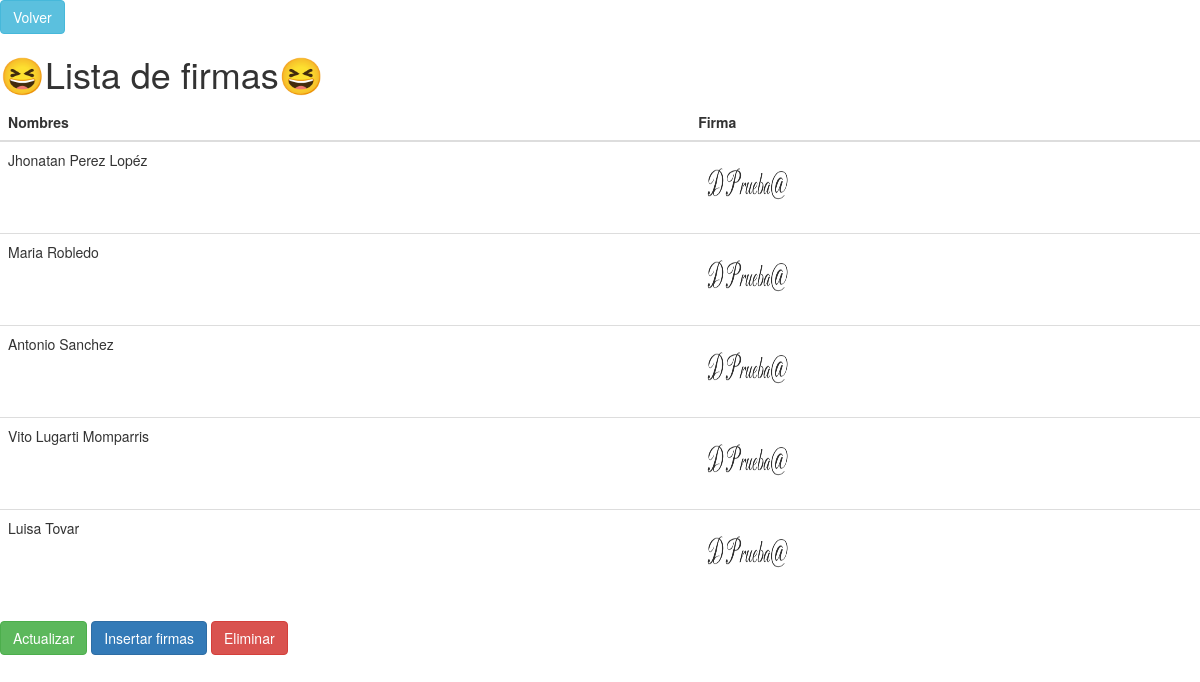
Screenshot of /firmas/lista_firmas with the database file from the repository.
### app/models.py (models this page shows)
class Registro_firma(db.Model):
    __tablename__ = "registro_firma"
    id = db.Column(db.Integer, primary_key=True)
    name1 = db.Column(db.String(150))
    name2 = db.Column(db.String(150))
    name3 = db.Column(db.String(150))
    name4 = db.Column(db.String(150))
    name5 = db.Column(db.String(150))
    firmas = db.Column(MutableList.as_mutable(JSON))

### app/firma/routes.py (the view)
@firmas.route('/lista_firmas')
def lista_firmas():
    firmas = app.Registro_firma.query.all()
    return render_template('lista_firma.html', firmas=firmas)

### app/firma/templates/lista_firma.html (shortened to what this page needs)
{% extends "base.html" %} {% block content %}
<div class="d-grid gap-2 col-6 mx-auto">
  <a href="/clientes/listarCliente" class="btn btn-info">Volver</a>
</div>
<h1>😆Lista de firmas😆</h1>
<table class="table table-hover">
    <thead>
      <tr>
        <th>Nombres</th>
        <th>Firma</th>
      </tr>
    </thead>
    <tbody>
      {% for firma in firmas %}
      {% for i in range(1, 6) %}
      <tr>
        <td>{{ firma['name' + i|string] }}</td>
        <td>
          {% if firma.firmas and firma.firmas[i - 1] %}
        <img
            src="static/firmas/{{ firma.firmas[i - 1]}}"
            alt="Firma {{ i }}"
            width="100px"
            height="75px"
        />
    {% else %}
        <span>No imagen</span>
    {% endif %}
      </tr>
      {% endfor%}
    {% endfor%}
    </tbody>
  </table>
  {% for firma in firmas %}
  <div class="d-grid gap-2 col-6 mx-auto">
    <a href="/firmas/editar/{{ firma.id }}" class="btn btn-success">Actualizar</a>
    <a href="/firmas/insertar" class="btn btn-primary">Insertar firmas</a>
    <a href="#" class="btn btn-danger">Eliminar</a>
  </div>
  {% endfor%}
  {% endblock%}

### rows the page displays
Registro_firma: name1 "Jhonatan Perez Lopéz" "Maria Robledo" "Antonio Sanchez" "Vito Lugarti Momparris" "Luisa Tovar"
